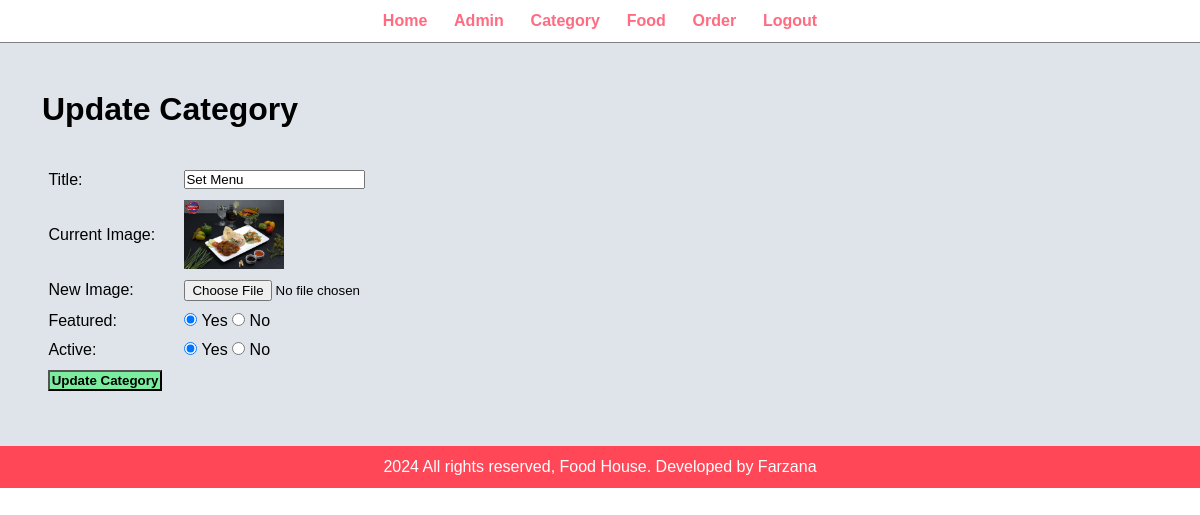
The page /admin/update-category.php?id=5 (signed in) on the database its author committed.
### tables this page shows
CREATE TABLE `tbl_category` (
  `id` int(10) UNSIGNED NOT NULL,
  `title` varchar(100) NOT NULL,
  `image_name` varchar(255) NOT NULL,
  `featured` varchar(10) NOT NULL,
  `active` varchar(10) NOT NULL
);

### admin/update-category.php (the view, shortened to what this page needs)
<?php
    include('partials/menu.php');
?>
<div class="main-content">
    <div class="wrapper">
        <h1>Update Category</h1>
        <br><br>
        <?php
            if(isset($_GET['id']))
            {
                $id = $_GET['id'];
                $sql = "SELECT * FROM tbl_category WHERE id=$id";
                $res = mysqli_query($conn, $sql);
                $count = mysqli_num_rows($res);
                if($count==1)
                {
                    $row = mysqli_fetch_assoc($res);
                    $title = $row['title'];
                    $current_image = $row['image_name'];
                    $featured = $row['featured'];
                    $active = $row['active'];
                }
                else
                {
                    $_SESSION['no-category-found']= "<div class='error'>Category Not Found. </div>";
                    header('location:'.SITEURL.'admin/manage-category.php');
                    exit();
                }
            }
            else
            {
                header('location:'.SITEURL.'admin/manage-category.php');
                exit();
            }
        ?>
        <form action="" method="POST" enctype="multipart/form-data">
            <table class="tbl-30">
                <tr>
                    <td>Title: </td>
                    <td>
                        <input type="text" name="title" value="<?php echo $title; ?>">
                    </td>
                </tr>
                <tr>
                    <td>Current Image: </td>
                    <td>
                        <?php
                            if($current_image != "")
                            {
                                ?>
                                <img src="<?php echo SITEURL; ?>images/category/<?php echo $current_image; ?>" width="100px">
                                <?php
                            }
                        ?>
                    </td>
                </tr>
                <tr>
                    <td>New Image: </td>
                    <td>
                        <input type="file" name="image">
                    </td>
                </tr>
                <tr>
                    <td>Featured: </td>
                    <td>
                        <input <?php if($featured=="Yes"){echo "checked";} ?> type="radio" name="featured" value="Yes"> Yes
                        <input <?php if($featured=="No"){echo "checked";} ?> type="radio" name="featured" value="No"> No
                    </td>
                </tr>
                <tr>
                    <td>Active: </td>
                    <td>
                        <input <?php if($active=="Yes"){echo "checked";} ?> type="radio" name="active" value="Yes"> Yes
                        <input <?php if($active=="No"){echo "checked";} ?> type="radio" name="active" value="No"> No
                    </td>
                </tr>
                <tr>
                    <td>
                        <input type="submit" name="submit" value="Update Category" class="btn-secondary">
                    </td>
                </tr>
            </table>
        </form>
    </div>
</div>
<?php
    include('partials/footer.php');
?>

### css/admin.css (style rules this page uses)
* { margin: 0 ; padding: 0 ; font-family: Arial, Helvetica, sans-serif; }
.wrapper { padding: 1%; width: 93%; margin: 0 auto; }
.tbl-30 { width: 40%; }
table tr td { padding:1%; }
.btn-secondary { background-color: #7bed9f; padding: 1%; color: black; text-decoration: none; font-weight: bold; }
.main-content { background-color: #dfe4ea; padding: 3% 0; }

### rows shown on the page
tbl_category: title "Set Menu", image_name (picture), featured "☑", active "☑"
